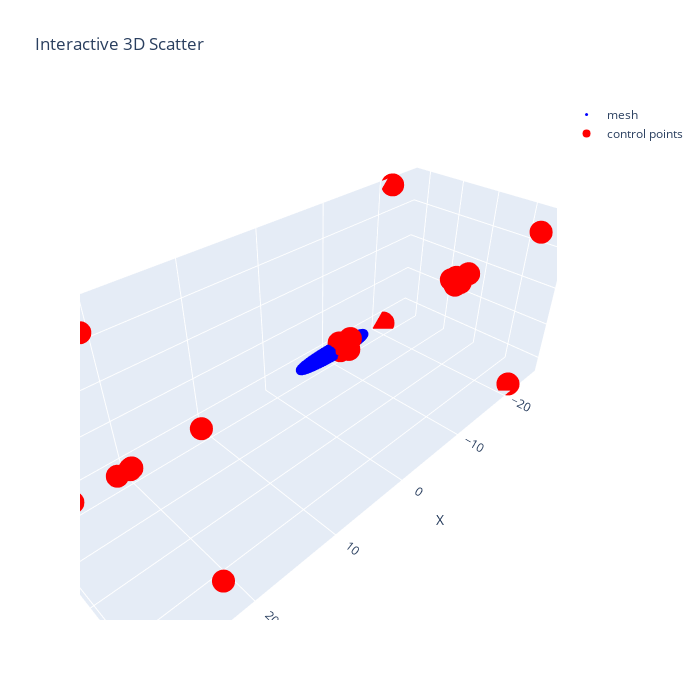

Notebook cell for this chart:
### Code cell
mesh = run()

### Figure 1 — Plotly figure (JSON) as saved in the notebook; plotly's stock layout.template omitted (floating-point values rounded to 4 significant figures; data arrays with more than 128 entries replaced by an {"elided": "..."} marker saying what was removed)
{"data": [{"marker": {"color": "blue", "size": 3}, "mode": "markers", "name": "mesh", "type": "scatter3d", "x": {"elided": "642 float values"}, "y": {"elided": "642 float values"}, "z": {"elided": "642 float values"}}, {"marker": {"color": "red", "size": 8}, "mode": "markers", "name": "control points", "type": "scatter3d", "x": [-21.55, -22.7, -21.54, -22.7, -25.61, -22.72, -21.54, -22.71, -21.55, -0.816, -0.5489, -0.8431, -0.4296, -0.602, -1.2, -0.875, -0.7483, -0.4003, 21.52, 23.44, 21.54, 23.42, 28.63, 23.73, 21.54, 23.72, 21.56], "y": [-11.52, -2.029, -11.5, -1.411, -1.429, -1.37, 8.732, -0.7468, 8.722, 0.7623, 0.01059, 0.5759, -0.2889, -0.2684, -0.2169, -0.8129, -0.3302, -0.1929, -9.939, -1.38, -9.917, -1.365, -1.468, -1.032, 7.25, -1.03, 7.251], "z": [-11.48, -1.404, 8.693, -1.945, -1.413, -0.8261, -11.46, -1.339, 8.689, 1.201, 0.2142, -0.2275, -0.05116, -0.1588, -0.1682, -0.1011, -0.6179, -0.5478, -9.893, -1.327, 7.206, -1.342, -1.478, -1.03, -9.877, -1.088, 7.201]}], "layout": {"height": 700, "scene": {"xaxis": {"title": {"text": "X"}}, "yaxis": {"title": {"text": "Y"}}, "zaxis": {"title": {"text": "Z"}}}, "title": {"text": "Interactive 3D Scatter"}, "width": 700}}
